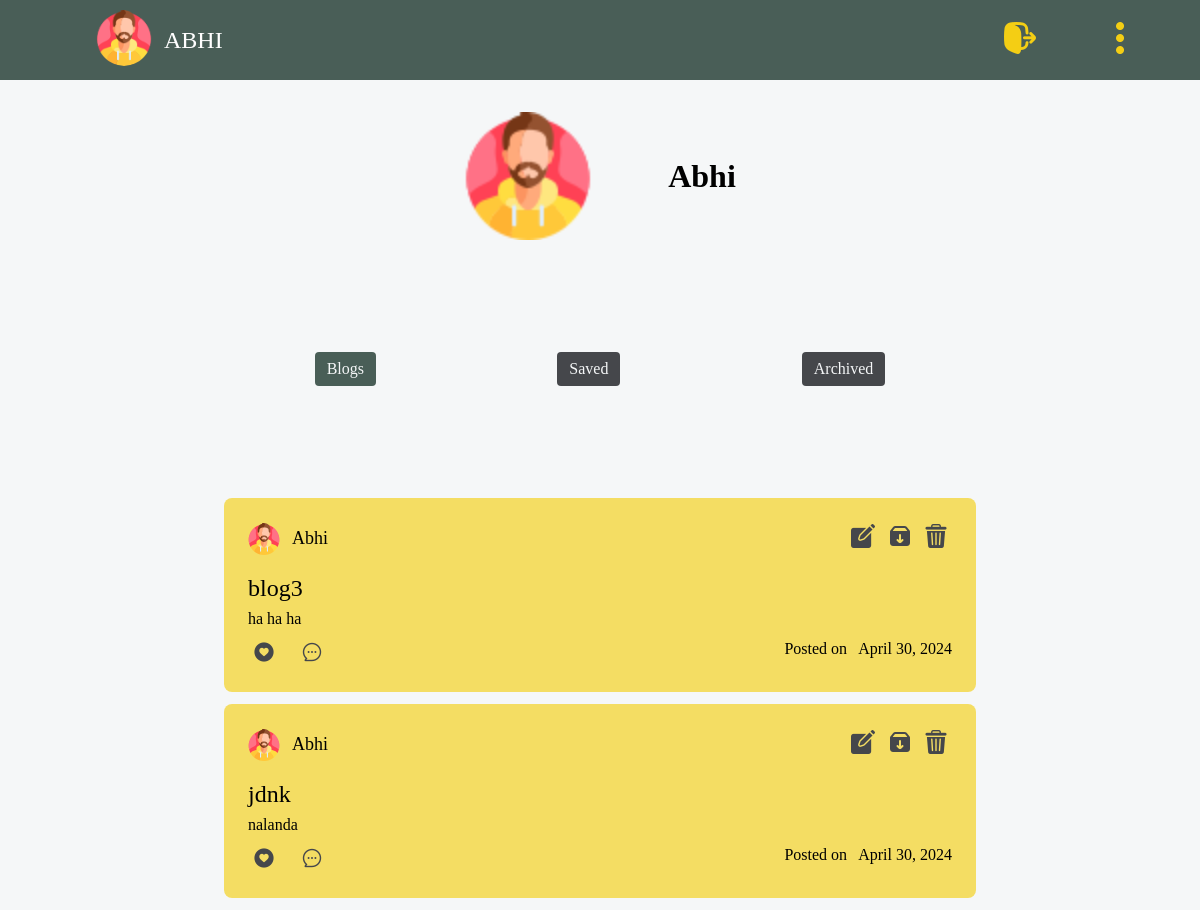
Page /accounts/profile/ (signed in) on the committed database.
### blogs/models.py (models this page shows, shortened)
class Blog(models.Model):
    title = models.CharField(max_length=100)
    desc = models.TextField()
    date_posted = models.DateField()
    is_archived = models.BooleanField(default=False)
    owner = models.ForeignKey(User, on_delete=models.CASCADE)

### accounts/views.py (the view)
# urls.py: path('profile/', ProfileView.as_view(), name='profile'),
class ProfileView(LoginRequiredMixin, ListView):
    model = Blog
    template_name = 'accounts/profile.html'
    context_object_name = 'blogs'
    login_url = 'register-account'
    redirect_field_name = 'redirected_to'
    def get_context_data(self, **kwargs):
        context = super().get_context_data(**kwargs)
        comments = Comment.objects.all()
        saved_blogs = Saved.objects.filter(user = self.request.user)
        context['comments_dict'] = comments  # Pass comments dictionary to the template
        context['saved_blogs'] = saved_blogs
        return context

### accounts/templates/accounts/profile.html (shortened to what this page needs)
{% load static %}
<!DOCTYPE html>
<html lang="en">
<head>
</head>
<body>
    <nav>
        <div class="left">
            <a href="{% url 'home' %}"><img src="{% static "images/man.png" %}" alt="avatar" class="circle-avatar"></a>
            <p class="user-title">{{ request.user.first_name }}</p>
        </div>
        <div class="right">
            <a href="{% url "logout-account" %}"><img src="{% static "images/logout.png" %}" alt="add" class="nav-icon"></a>
            <img src="{% static "images/dot-menu.png" %}" alt="add" class="nav-icon" id="menu-btn">
        </div>
    </nav>
    <section class="profile-section">
        <img src="{% static "images/man.png" %}" class="profile-img-lg"></img>
        <div class="user-name-profile">{{request.user.first_name}}</div>
    </section>
    <section class="tabs">
        <div class="tab tab-blogs active" id="btn-blog">Blogs</div>
        <div class="tab tab-saved " id="btn-saved">Saved</div>
        <div class="tab tab-archieved" id="btn-archieved">Archived</div>
    </section>
    <section id="cards-div">
        {% for blog in blogs %}
            {% if blog.owner == request.user%}
                <div class="{% if blog.is_archived == False %}card{% elif blog.is_archived == True %}card-archieved{% endif %}">
                    <div class="card-header">
                        <div class="left">
                            <img src="{% static "images/man.png" %}" alt="profile" class="profile-img">
                            <p class="user-name">{{ blog.owner.first_name }}</p>
                        </div>
                        <div class="right">
                            <a href="{% url "blog-update" pk=blog.pk %}" class="edit"><img src="{% static "images/editing.png" %}" alt="menu" class="icon-btn" id="opt-btn"></a>
                            <a href="{% url "blog-archive" pk=blog.pk %}" class="archieve"><img src="{% static "images/archive.png" %}" alt="menu" class="icon-btn" id="opt-btn"></a>
                            <a href="{% url "blog-delete" pk=blog.pk %}" class="delete"><img src="{% static "images/bin.png" %}" alt="menu" class="icon-btn" id="opt-btn"></a>
                        </div>
                    </div>
                    <div class="card-body">
                        <div class="card-title">{{blog.title}}</div>
                        <div class="card-desc">{{blog.desc}}</div>
                    </div>
                    <div class="card-footer">
                        <div class="left">
                            <img src="{% static 'images/thumbs-up.png' %}" alt="like" class="icon-btn like-button" data-blog-id="{{ blog.pk }}">
                            <img src="{% static "images/comment.png" %}" alt="comment" class="icon-btn comment-toggle" id="comment-btn">
                        </div>
                        <div>Posted on &nbsp; {{blog.date_posted}}</div>
                    </div>
                </div>
            {% endif %}
        {% endfor %}
    </section>
</body>
</html>

### accounts/templates/accounts/profile.html (style rules this page uses)
:root { --primary: #F5F7F8; --secondary: #F4CE14; --tertiary: #495E57; --darkest: #45474B; }
body { background-color: var(--primary); padding: 0; margin: 0; display: flex; flex-direction: column; justify-content: center; }
nav { position: fixed; top: 0; left: 0; right: 0; height: 5rem; background-color: var(--tertiary); display: flex; justify-content: space-between; align-items: center; z-index: 100; }
nav>.left { display: flex; margin-left: 6rem; justify-content: space-between; align-items: center; }
.circle-avatar { width: 56px; height: 56px; border-radius: 28px; align-self: center; }
.user-title { font-size: 24px; margin-left: 12px; color: white; text-transform: uppercase; }
.nav-icon { width: 32px; margin-right: 4rem; }
section { margin-top: 7rem; padding-inline: 14rem; }
.profile-section { display: flex; align-items: center; justify-content: center; }
.tabs { display: flex; justify-content: space-around; }
.tab { background-color: var(--darkest); color: var(--primary); padding: 8px 12px; align-self: center; border-radius: 4px; cursor: pointer; }
.active { background-color: var(--tertiary); }
.user-name-profile { font-size: xx-large; text-transform: capitalize; margin-left: 4rem; font-weight: 800; }
.card, .card-saved, .card-archieved { position: relative; background: #f5d015a6; padding: 24px; padding-top: 12px; border-radius: 8px; margin-bottom: 12px; }
.card-header { display: flex; justify-content: space-between; align-items: center; font-size: 18px; }
.card-header>.left { display: flex; align-items: center; }
.profile-img { height: 32px; margin-right: 12px; }
.profile-img-lg { height: 128px; margin-right: 12px; }
.card-title { font: 24px bold; margin: 8px 0px; }
.card-footer { display: flex; justify-content: space-between; margin-top: 12px; }
.card-footer>.left>img { margin-inline-end: 12px; }
.icon-btn { cursor: pointer; padding-inline: 4px; }
a { text-decoration: none; color: #000; }
.user-name { font-size: large; text-transform: capitalize; }

### rows in the picture
Blog: owner.first_name "Abhi", title "blog3", desc "ha ha ha", date_posted "April 30, 2024"
Blog: owner.first_name "Abhi", title "jdnk", desc "nalanda", date_posted "April 30, 2024"

### other values in the picture
{{ request.user.first_name }} "ABHI"
{{ request.user.first_name }} "Abhi"
